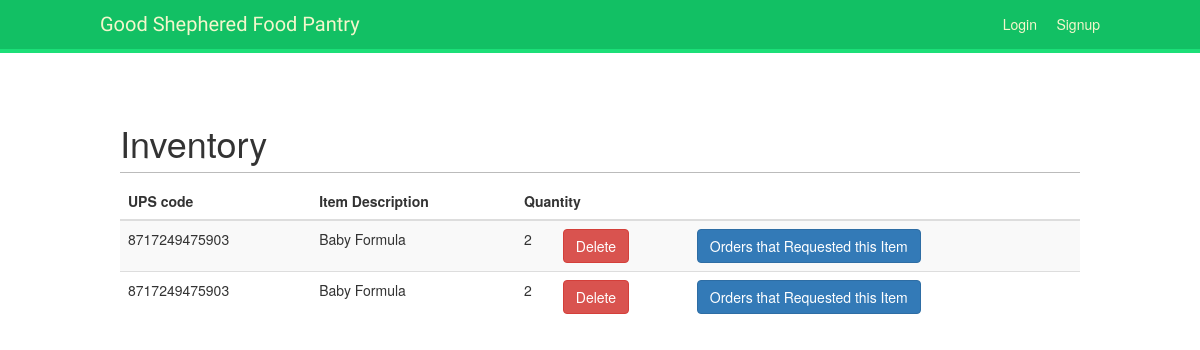
Page /account/inventory_list on the committed database.
### account/models.py (models this page shows, shortened)
class Inventory(models.Model):
    UPScode = models.CharField(max_length=15)
    item_description = models.CharField(max_length=100)
    total_quantity = models.IntegerField(blank=False, null=False)
    created_date = models.DateTimeField(default=timezone.now)

### account/views.py (the view)
# urls.py: path('inventory_list', views.inventory_list, name='inventory_list'),
def inventory_list(request):
    inventory = Inventory.objects.filter(created_date__lte=timezone.now())
    return render(request, 'crm/inventory_list.html', {'inventory': inventory})

### account/templates/crm/inventory_list.html (shortened to what this page needs)
{% extends "base.html" %}
{% block content %}
    <h1>Inventory</h1>
    <table class="table table-striped">
        <thead>
            <tr>
                <th>UPS code</th>
                <th>Item Description</th>
                <th colspan="3">Quantity</th>
            </tr>
        </thead>
        <tbody>
        {% for inventory in inventory %}
            <tr>
                <td>{{ inventory.UPScode }}</td>
                <td>{{ inventory.item_description }}</td>
                <td>{{ inventory.total_quantity }}</td>
                <td><a href="{% url "inventory_delete" pk=inventory.pk %}" onclick="return confirm('Are you sure you want to delete?')" class="btn btn-danger">Delete</a></td>
                <td><a href="" class="btn btn-primary">Orders that Requested this Item</a></td>
            </tr>
        {% endfor %}
        </tbody>
    </table>
{% endblock %}

### account/static/css/base.css (style rules this page uses)
body { margin:0; padding:0; font-family:helvetica, sans-serif; }
a { color:#12c064; text-decoration:none; }
h1, h2, h3, h4, h5 , h6 { font-family: 'Muli', sans-serif; font-weight:normal; }
h1 { border-bottom:1px solid #bbb; padding:0 0 10px 0; margin:10px 0 20px 0; }

### rows in the picture
Inventory: UPScode "8717249475903", item_description "Baby Formula", total_quantity "2"
Inventory: UPScode "8717249475903", item_description "Baby Formula", total_quantity "2"
